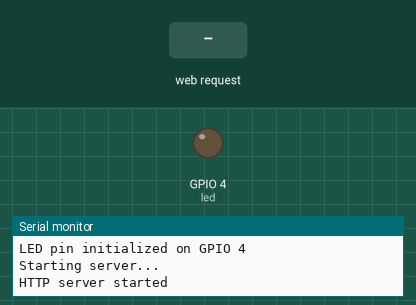
The sketch below on a simulated ESP32. Shown: output pins drawn as LEDs (lit = HIGH), the last lines printed to the serial monitor. The test bench sets the inputs (shaded band). The camera gives no picture.

Above: at 2.5 s.
2.6 s: HTTP request GET /led?state=on received
At 4.0 s:
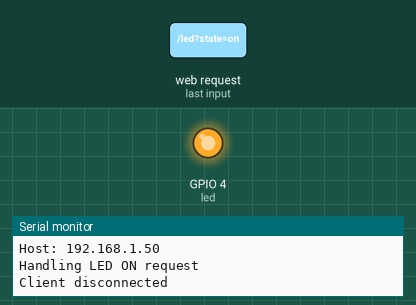
5.6 s: HTTP request GET /led?state=off received
At 6.2 s:
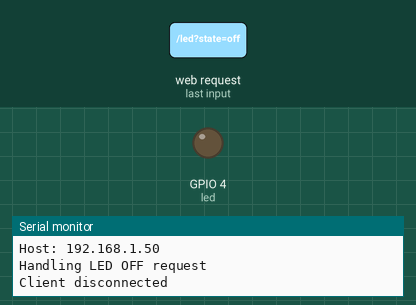
Timing chart, 0 to 8.6 s (numbered marks = the images above; inputs shaded):
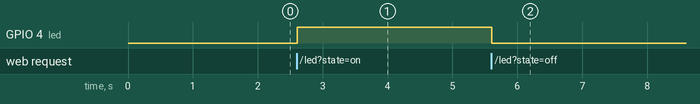

The sketch:

test4.ino
```cpp
/*
 * ESP32-CAM "Insect Monitor" Project
 * This code sets up the ESP32-CAM as an Access Point (AP) to stream a camera feed
 * and control an LED via a simple webpage. It uses synchronous WiFiServer for HTTP handling.
 */

#include <Arduino.h>           // Core Arduino functions for ESP32
#include <WiFi.h>              // WiFi library for network connectivity
#include <esp_camera.h>        // Camera library for ESP32-CAM
#include <esp_timer.h>         // High-resolution timer for precise timing
#include <img_converters.h>    // Image conversion utilities (included for potential future use)
#include <fb_gfx.h>            // Framebuffer graphics utilities (included for potential future use)
#include "soc/soc.h"           // Societal register definitions for brownout disable
#include "soc/rtc_cntl_reg.h"  // RTC control register for brownout disable

// Define the LED pin for control (GPIO 4 on AI-Thinker ESP32-CAM)
const int led = 4;

// Network credentials for the Access Point
const char* ssid = "ESP32-Access-Point";  // Name of the WiFi network
const char* password = "12345678";       // Password for the WiFi network (minimum 8 characters)

// Static IP configuration to ensure a consistent address
IPAddress local_IP(192, 168, 4, 23);      // Desired IP address for the AP
IPAddress gateway(192, 168, 4, 23);       // Gateway (same as IP for AP mode)
IPAddress subnet(255, 255, 255, 0);       // Subnet mask for the network
IPAddress primaryDNS(8, 8, 8, 8);         // Primary DNS (Google DNS)
IPAddress secondaryDNS(8, 8, 4, 4);       // Secondary DNS (Google DNS)

// Create a WiFiServer object to handle HTTP requests on port 80
WiFiServer server(80);

// Define a boundary string for MJPEG streaming (unique identifier for frame separation)
#define PART_BOUNDARY "123456789000000000000987654321"

// Define the camera model (uncomment only one based on your hardware)
#define CAMERA_MODEL_AI_THINKER
//#define CAMERA_MODEL_M5STACK_PSRAM
//#define CAMERA_MODEL_M5STACK_WITHOUT_PSRAM
//#define CAMERA_MODEL_M5STACK_PSRAM_B
//#define CAMERA_MODEL_WROVER_KIT

// Camera pin configuration for AI-Thinker model
#if defined(CAMERA_MODEL_AI_THINKER)
  #define PWDN_GPIO_NUM     32  // Power down pin
  #define RESET_GPIO_NUM    -1  // Reset pin (not used, set to -1)
  #define XCLK_GPIO_NUM      0  // External clock pin
  #define SIOD_GPIO_NUM     26  // I2C data pin
  #define SIOC_GPIO_NUM     27  // I2C clock pin
  #define Y9_GPIO_NUM       35  // Y9 data pin
  #define Y8_GPIO_NUM       34  // Y8 data pin
  #define Y7_GPIO_NUM       39  // Y7 data pin
  #define Y6_GPIO_NUM       36  // Y6 data pin
  #define Y5_GPIO_NUM       21  // Y5 data pin
  #define Y4_GPIO_NUM       19  // Y4 data pin
  #define Y3_GPIO_NUM       18  // Y3 data pin
  #define Y2_GPIO_NUM        5  // Y2 data pin
  #define VSYNC_GPIO_NUM    25  // Vertical sync pin
  #define HREF_GPIO_NUM     23  // Horizontal reference pin
  #define PCLK_GPIO_NUM     22  // Pixel clock pin
#else
  #error "Camera model not selected"
#endif

// Constants for MJPEG streaming
static const char* _STREAM_CONTENT_TYPE = "multipart/x-mixed-replace;boundary=" PART_BOUNDARY;  // MIME type for MJPEG
static const char* _STREAM_BOUNDARY = "\r\n--" PART_BOUNDARY "\r\n";                         // Boundary separator
static const char* _STREAM_PART = "Content-Type: image/jpeg\r\nContent-Length: %u\r\n\r\n";  // Header for each frame

// HTML content for the webpage
const char* htmlHomePage PROGMEM = R"HTMLHOMEPAGE(
<!DOCTYPE html>
<html>
    <head><title>Insect Monitor</title>
    <meta name="viewport" content="width=device-width, initial-scale=1">
    <style>
        body { font-family: Arial; text-align: center; margin-top: 30px; }
        button { font-size: 18px; padding: 10px 20px; margin: 10px; }
        img { width: 80%; max-width: 480px; height: auto; }
    </style>
    </head>
    <body>
        <h1>Insect Monitor</h1>
        <img src="/stream" alt="Live stream"><br>
        <h2>LED Control</h2>
        <button onclick="toggleLed('on')">ON</button>
        <button onclick="toggleLed('off')">OFF</button>
        <script>
            function toggleLed(state) {
                fetch('/led?state=' + state)
                    .then(response => response.text())
                    .then(data => console.log(data))
                    .catch(error => console.error('Error:', error));
            }
        </script>
    </body>
</html>
)HTMLHOMEPAGE";

/*
 * Setup Function: Initializes hardware and network
 */
void setup() {
  // Disable brownout detector to prevent resets due to voltage dips
  WRITE_PERI_REG(RTC_CNTL_BROWN_OUT_REG, 0);

  // Start serial communication for debugging
  Serial.begin(115200);
  delay(1000); // Give time for serial monitor to connect
  Serial.println("Setup started");

  // Configure camera settings
  camera_config_t config;
  config.ledc_channel = LEDC_CHANNEL_0;  // LED control channel
  config.ledc_timer = LEDC_TIMER_0;      // LED control timer
  config.pin_d0 = Y2_GPIO_NUM;           // Data pin 0
  config.pin_d1 = Y3_GPIO_NUM;           // Data pin 1
  config.pin_d2 = Y4_GPIO_NUM;           // Data pin 2
  config.pin_d3 = Y5_GPIO_NUM;           // Data pin 3
  config.pin_d4 = Y6_GPIO_NUM;           // Data pin 4
  config.pin_d5 = Y7_GPIO_NUM;           // Data pin 5
  config.pin_d6 = Y8_GPIO_NUM;           // Data pin 6
  config.pin_d7 = Y9_GPIO_NUM;           // Data pin 7
  config.pin_xclk = XCLK_GPIO_NUM;       // External clock
  config.pin_pclk = PCLK_GPIO_NUM;       // Pixel clock
  config.pin_vsync = VSYNC_GPIO_NUM;     // Vertical sync
  config.pin_href = HREF_GPIO_NUM;       // Horizontal reference
  config.pin_sscb_sda = SIOD_GPIO_NUM;   // I2C data
  config.pin_sscb_scl = SIOC_GPIO_NUM;   // I2C clock
  config.pin_pwdn = PWDN_GPIO_NUM;       // Power down
  config.pin_reset = RESET_GPIO_NUM;     // Reset (not used)
  config.xclk_freq_hz = 15000000;        // Reduced clock frequency for stability (15MHz)
  config.pixel_format = PIXFORMAT_JPEG;  // Output JPEG frames directly

  // Adjust resolution and buffer based on PSRAM availability
  if (psramFound()) {
    config.frame_size = FRAMESIZE_QVGA;  // 320x240 resolution to reduce DMA load
    config.jpeg_quality = 12;            // Moderate quality for smaller file size
    config.fb_count = 1;                 // Single frame buffer to minimize memory use
  } else {
    config.frame_size = FRAMESIZE_QVGA;  // Same resolution without PSRAM
    config.jpeg_quality = 15;            // Slightly lower quality without PSRAM
    config.fb_count = 1;                 // Single buffer without PSRAM
  }

  // Initialize the camera
  esp_err_t err = esp_camera_init(&config);
  if (err != ESP_OK) {
    Serial.printf("Camera init failed with error 0x%x", err);  // Log error if initialization fails
    return;
  }

  // Set up the Access Point with static IP
  Serial.println("Setting AP...");
  WiFi.mode(WIFI_AP);  // Set ESP32 to AP mode
  bool configSuccess = WiFi.softAPConfig(local_IP, gateway, subnet);
  if (configSuccess) {
    Serial.println("Static IP configuration successful");
  } else {
    Serial.println("Static IP configuration failed, using default");
  }
  bool apSuccess = WiFi.softAP(ssid, password);
  if (apSuccess) {
    Serial.println("AP started");
  } else {
    Serial.println("AP setup failed");
    return;
  }

  // Get and display the AP IP address
  IPAddress IP = WiFi.softAPIP();
  Serial.print("AP IP address: ");
  Serial.println(IP);

  // Initialize the LED pin
  pinMode(led, OUTPUT);         // Set LED pin as output
  digitalWrite(led, LOW);       // Turn LED off initially
  Serial.println("LED pin initialized on GPIO 4");

  // Start the web server
  Serial.println("Starting server...");
  server.begin();
  Serial.println("HTTP server started");
}

/*
 * HandleClient Function: Processes incoming client requests
 * This function handles HTTP requests for the webpage, stream, and LED control.
 */
void handleClient(WiFiClient client) {
  String requestBuffer = "";  // Buffer to accumulate the HTTP request
  bool isStream = false;      // Flag to indicate stream request

  while (client.connected()) {  // Keep processing while client is connected
    if (client.available()) {   // Check if data is available from client
      char c = client.read();   // Read each character
      Serial.print(c);          // Log character for debugging
      requestBuffer += c;       // Add to request buffer

      // Check for end of HTTP request (double newline)
      if (requestBuffer.endsWith("\r\n\r\n")) {
        Serial.println("\nFull request received: " + requestBuffer);  // Log full request
        if (requestBuffer.startsWith("GET / ")) {                    // Handle root page
          Serial.println("Handling root request");
          client.println("HTTP/1.1 200 OK");                         // Send HTTP headers
          client.println("Content-Type: text/html");
          client.println("Connection: close");
          client.println();
          client.println(htmlHomePage);                              // Send HTML content
        } else if (requestBuffer.indexOf("GET /led?state=on") >= 0) { // Handle LED ON
          Serial.println("Handling LED ON request");
          digitalWrite(led, HIGH);                                   // Turn LED on
          client.println("HTTP/1.1 200 OK");
          client.println("Content-Type: text/plain");
          client.println("Connection: close");
          client.println();
          client.println("LED On");
        } else if (requestBuffer.indexOf("GET /led?state=off") >= 0) { // Handle LED OFF
          Serial.println("Handling LED OFF request");
          digitalWrite(led, LOW);                                    // Turn LED off
          client.println("HTTP/1.1 200 OK");
          client.println("Content-Type: text/plain");
          client.println("Connection: close");
          client.println();
          client.println("LED Off");
        } else if (requestBuffer.startsWith("GET /stream")) {         // Handle stream request
          Serial.println("Handling stream request");
          isStream = true;
          client.println("HTTP/1.1 200 OK");                         // Send MJPEG headers
          client.println("Content-Type: multipart/x-mixed-replace; boundary=" PART_BOUNDARY);
          client.println();
        } else {                                                    // Handle not found
          Serial.println("Handling not found: " + requestBuffer);
          client.println("HTTP/1.1 404 Not Found");
          client.println("Content-Type: text/plain");
          client.println("Connection: close");
          client.println();
          client.println("File Not Found");
        }
        if (!isStream) break;  // Exit for non-stream requests
      }

      // Handle streaming if flag is set
      if (isStream) {
        camera_fb_t *fb = esp_camera_fb_get();  // Get a frame from the camera
        if (fb) {
          if (fb->format == PIXFORMAT_JPEG) {   // Ensure frame is JPEG
            char part_buf[64];                  // Buffer for header
            size_t hlen = snprintf(part_buf, 64, _STREAM_PART, fb->len);  // Create header
            client.write(part_buf, hlen);       // Send header
            client.write((const char *)fb->buf, fb->len);  // Send image data
            client.write(_STREAM_BOUNDARY, strlen(_STREAM_BOUNDARY));  // Send boundary
          } else {
            Serial.println("Unexpected frame format");  // Log error if not JPEG
          }
          esp_camera_fb_return(fb);  // Release the frame buffer
          delay(200);                // Control frame rate to 5 FPS, reducing DMA load
        }
      }
    }
  }
  client.stop();  // Close client connection
  Serial.println("Client disconnected");
}

/*
 * Loop Function: Continuously checks for new clients
 */
void loop() {
  WiFiClient client = server.available();  // Check for incoming clients
  if (client) {
    Serial.println("New client connected");  // Log new connection
    handleClient(client);                   // Process the client request
  }
}
```

Measured:
- after the input at 2.6 s, GPIO 4 (led): LOW → HIGH at once
- after the input at 5.6 s, GPIO 4 (led): HIGH → LOW at once
